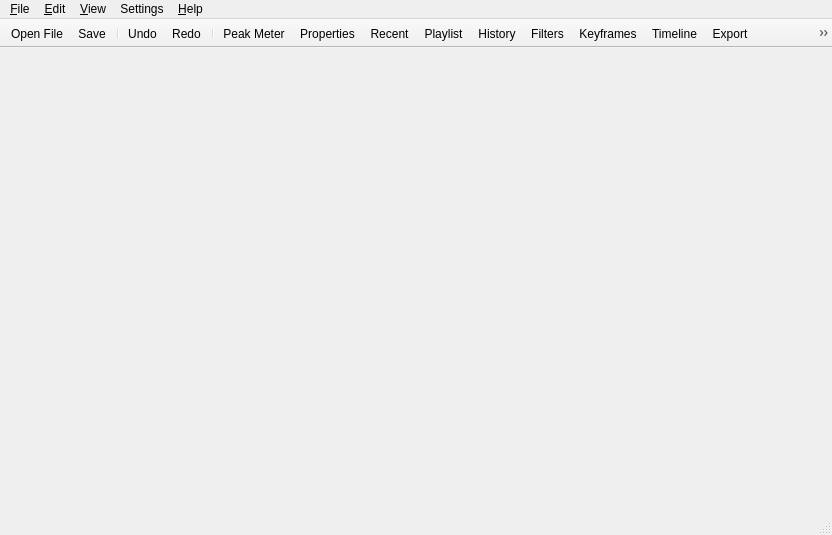
<?xml version="1.0" encoding="UTF-8"?>
<ui version="4.0">
 <class>MainWindow</class>
 <widget class="QMainWindow" name="MainWindow">
  <property name="geometry">
   <rect>
    <x>0</x>
    <y>0</y>
    <width>832</width>
    <height>535</height>
   </rect>
  </property>
  <property name="windowTitle">
   <string>Shotcut</string>
  </property>
  <property name="windowIcon">
   <iconset resource="../icons/resources.qrc">
    <normaloff>:/icons/shotcut-logo-64.png</normaloff>:/icons/shotcut-logo-64.png</iconset>
  </property>
  <widget class="QWidget" name="centralWidget">
   <layout class="QHBoxLayout" name="horizontalLayout">
    <property name="leftMargin">
     <number>0</number>
    </property>
    <property name="topMargin">
     <number>4</number>
    </property>
    <property name="rightMargin">
     <number>0</number>
    </property>
    <property name="bottomMargin">
     <number>0</number>
    </property>
   </layout>
  </widget>
  <widget class="QMenuBar" name="menuBar">
   <property name="geometry">
    <rect>
     <x>0</x>
     <y>0</y>
     <width>832</width>
     <height>21</height>
    </rect>
   </property>
   <widget class="QMenu" name="menuFile">
    <property name="title">
     <string>&amp;File</string>
    </property>
    <addaction name="actionNew"/>
    <addaction name="actionOpen"/>
    <addaction name="actionOpenOther"/>
    <addaction name="actionOpenXML"/>
    <addaction name="separator"/>
    <addaction name="actionSave"/>
    <addaction name="actionSave_As"/>
    <addaction name="actionExportVideo"/>
    <addaction name="actionExportFrame"/>
    <addaction name="actionExportEDL"/>
    <addaction name="separator"/>
    <addaction name="actionClose"/>
    <addaction name="separator"/>
    <addaction name="actionExit"/>
   </widget>
   <widget class="QMenu" name="menuView">
    <property name="title">
     <string>&amp;View</string>
    </property>
    <addaction name="actionEnter_Full_Screen"/>
    <addaction name="actionRestoreLayout"/>
    <addaction name="actionShowTitleBars"/>
    <addaction name="actionShowToolbar"/>
    <addaction name="separator"/>
   </widget>
   <widget class="QMenu" name="menuEdit">
    <property name="title">
     <string>&amp;Edit</string>
    </property>
    <addaction name="actionCut"/>
    <addaction name="actionCopy"/>
    <addaction name="actionPaste"/>
   </widget>
   <widget class="QMenu" name="menuHelp">
    <property name="title">
     <string>&amp;Help</string>
    </property>
    <addaction name="actionUpgrade"/>
    <addaction name="actionFAQ"/>
    <addaction name="actionTutorials"/>
    <addaction name="actionForum"/>
    <addaction name="separator"/>
    <addaction name="actionAbout_Shotcut"/>
    <addaction name="actionAbout_Qt"/>
   </widget>
   <widget class="QMenu" name="menuSettings">
    <property name="title">
     <string>Settings</string>
    </property>
    <widget class="QMenu" name="menuAudioChannels">
     <property name="title">
      <string>Audio Channels</string>
     </property>
     <addaction name="actionChannels1"/>
     <addaction name="actionChannels2"/>
     <addaction name="actionChannels6"/>
    </widget>
    <widget class="QMenu" name="menuDeinterlacer">
     <property name="title">
      <string>Deinterlacer</string>
     </property>
     <addaction name="actionOneField"/>
     <addaction name="actionLinearBlend"/>
     <addaction name="actionYadifTemporal"/>
     <addaction name="actionYadifSpatial"/>
    </widget>
    <widget class="QMenu" name="menuInterpolation">
     <property name="title">
      <string>Interpolation</string>
     </property>
     <addaction name="actionNearest"/>
     <addaction name="actionBilinear"/>
     <addaction name="actionBicubic"/>
     <addaction name="actionHyper"/>
    </widget>
    <widget class="QMenu" name="menuProfile">
     <property name="title">
      <string>Video Mode</string>
     </property>
     <addaction name="actionProfileAutomatic"/>
    </widget>
    <widget class="QMenu" name="menuExternal">
     <property name="title">
      <string>External Monitor</string>
     </property>
     <addaction name="actionExternalNone"/>
    </widget>
    <widget class="QMenu" name="menuLanguage">
     <property name="title">
      <string>Language</string>
     </property>
    </widget>
    <widget class="QMenu" name="menuTheme">
     <property name="title">
      <string>Theme</string>
     </property>
     <addaction name="actionSystemTheme"/>
     <addaction name="actionFusionDark"/>
     <addaction name="actionFusionLight"/>
    </widget>
    <widget class="QMenu" name="menuGamma">
     <property name="title">
      <string>Gamma</string>
     </property>
     <addaction name="actionGammaSRGB"/>
     <addaction name="actionGammaRec709"/>
    </widget>
    <widget class="QMenu" name="menuDrawingMethod">
     <property name="title">
      <string>Display Method</string>
     </property>
     <addaction name="actionDrawingAutomatic"/>
     <addaction name="actionDrawingOpenGL"/>
     <addaction name="actionDrawingDirectX"/>
     <addaction name="actionDrawingSoftware"/>
    </widget>
    <widget class="QMenu" name="menuData_Directory">
     <property name="title">
      <string>App Data Directory</string>
     </property>
     <addaction name="actionAppDataSet"/>
     <addaction name="actionAppDataShow"/>
    </widget>
    <addaction name="actionProject"/>
    <addaction name="actionGPU"/>
    <addaction name="menuProfile"/>
    <addaction name="menuAudioChannels"/>
    <addaction name="separator"/>
    <addaction name="actionPlayer"/>
    <addaction name="actionScrubAudio"/>
    <addaction name="actionJack"/>
    <addaction name="actionRealtime"/>
    <addaction name="actionProgressive"/>
    <addaction name="menuDeinterlacer"/>
    <addaction name="menuInterpolation"/>
    <addaction name="menuExternal"/>
    <addaction name="menuGamma"/>
    <addaction name="separator"/>
    <addaction name="actionUser_Interface"/>
    <addaction name="menuLanguage"/>
    <addaction name="menuTheme"/>
    <addaction name="menuDrawingMethod"/>
    <addaction name="menuData_Directory"/>
   </widget>
   <addaction name="menuFile"/>
   <addaction name="menuEdit"/>
   <addaction name="menuView"/>
   <addaction name="menuSettings"/>
   <addaction name="menuHelp"/>
  </widget>
  <widget class="QToolBar" name="mainToolBar">
   <property name="windowTitle">
    <string>Toolbar</string>
   </property>
   <property name="movable">
    <bool>false</bool>
   </property>
   <property name="iconSize">
    <size>
     <width>16</width>
     <height>16</height>
    </size>
   </property>
   <property name="toolButtonStyle">
    <enum>Qt::ToolButtonFollowStyle</enum>
   </property>
   <property name="floatable">
    <bool>false</bool>
   </property>
   <property name="Movable" stdset="0">
    <bool>false</bool>
   </property>
   <attribute name="toolBarArea">
    <enum>TopToolBarArea</enum>
   </attribute>
   <attribute name="toolBarBreak">
    <bool>false</bool>
   </attribute>
   <addaction name="actionOpen"/>
   <addaction name="actionSave"/>
   <addaction name="separator"/>
   <addaction name="actionUndo"/>
   <addaction name="actionRedo"/>
   <addaction name="separator"/>
   <addaction name="actionAudioMeter"/>
   <addaction name="actionProperties"/>
   <addaction name="actionRecent"/>
   <addaction name="actionPlaylist"/>
   <addaction name="actionHistory"/>
   <addaction name="actionFilters"/>
   <addaction name="actionKeyframes"/>
   <addaction name="actionTimeline"/>
   <addaction name="actionEncode"/>
   <addaction name="actionFullscreen"/>
   <addaction name="separator"/>
   <addaction name="actionSensors"/>
  </widget>
  <widget class="QStatusBar" name="statusBar"/>
  <action name="actionOpen">
   <property name="icon">
    <iconset theme="document-open" resource="../icons/resources.qrc">
     <normaloff>:/icons/oxygen/32x32/actions/document-open.png</normaloff>:/icons/oxygen/32x32/actions/document-open.png</iconset>
   </property>
   <property name="text">
    <string>&amp;Open File...</string>
   </property>
   <property name="toolTip">
    <string>Open a video, audio or image file</string>
   </property>
   <property name="shortcut">
    <string>Ctrl+O</string>
   </property>
   <property name="iconVisibleInMenu">
    <bool>false</bool>
   </property>
  </action>
  <action name="actionExit">
   <property name="text">
    <string>E&amp;xit</string>
   </property>
   <property name="toolTip">
    <string>Quit the application</string>
   </property>
   <property name="shortcut">
    <string>Ctrl+Q</string>
   </property>
  </action>
  <action name="actionAbout_Shotcut">
   <property name="text">
    <string>&amp;About Shotcut</string>
   </property>
   <property name="menuRole">
    <enum>QAction::AboutRole</enum>
   </property>
  </action>
  <action name="actionAbout_Qt">
   <property name="text">
    <string>About Qt</string>
   </property>
   <property name="menuRole">
    <enum>QAction::AboutQtRole</enum>
   </property>
  </action>
  <action name="actionOpenOther">
   <property name="text">
    <string>Open Other...</string>
   </property>
   <property name="toolTip">
    <string>Open a device, stream or generator</string>
   </property>
   <property name="shortcut">
    <string>Ctrl+Shift+O</string>
   </property>
   <property name="iconVisibleInMenu">
    <bool>false</bool>
   </property>
  </action>
  <action name="actionSave">
   <property name="icon">
    <iconset theme="document-save" resource="../icons/resources.qrc">
     <normaloff>:/icons/oxygen/32x32/actions/document-save.png</normaloff>:/icons/oxygen/32x32/actions/document-save.png</iconset>
   </property>
   <property name="text">
    <string>&amp;Save</string>
   </property>
   <property name="toolTip">
    <string>Save project as a MLT XML file</string>
   </property>
   <property name="shortcut">
    <string>Ctrl+S</string>
   </property>
   <property name="iconVisibleInMenu">
    <bool>false</bool>
   </property>
  </action>
  <action name="actionSave_As">
   <property name="text">
    <string>Save &amp;As...</string>
   </property>
   <property name="toolTip">
    <string>Save project to a different MLT XML file</string>
   </property>
   <property name="shortcut">
    <string>Ctrl+Shift+S</string>
   </property>
  </action>
  <action name="actionEncode">
   <property name="icon">
    <iconset theme="media-record" resource="../icons/resources.qrc">
     <normaloff>:/icons/oxygen/32x32/actions/media-record.png</normaloff>:/icons/oxygen/32x32/actions/media-record.png</iconset>
   </property>
   <property name="text">
    <string>Export</string>
   </property>
   <property name="toolTip">
    <string>Show the Export panel</string>
   </property>
  </action>
  <action name="actionUndo">
   <property name="icon">
    <iconset theme="edit-undo" resource="../icons/resources.qrc">
     <normaloff>:/icons/oxygen/32x32/actions/edit-undo.png</normaloff>:/icons/oxygen/32x32/actions/edit-undo.png</iconset>
   </property>
   <property name="text">
    <string>&amp;Undo</string>
   </property>
  </action>
  <action name="actionRedo">
   <property name="icon">
    <iconset theme="edit-redo" resource="../icons/resources.qrc">
     <normaloff>:/icons/oxygen/32x32/actions/edit-redo.png</normaloff>:/icons/oxygen/32x32/actions/edit-redo.png</iconset>
   </property>
   <property name="text">
    <string>&amp;Redo</string>
   </property>
  </action>
  <action name="actionForum">
   <property name="text">
    <string>Forum...</string>
   </property>
  </action>
  <action name="actionFAQ">
   <property name="text">
    <string>FAQ...</string>
   </property>
  </action>
  <action name="actionEnter_Full_Screen">
   <property name="icon">
    <iconset theme="view-fullscreen" resource="../icons/resources.qrc">
     <normaloff>:/icons/oxygen/32x32/actions/view-fullscreen.png</normaloff>:/icons/oxygen/32x32/actions/view-fullscreen.png</iconset>
   </property>
   <property name="text">
    <string>Enter Full Screen</string>
   </property>
   <property name="shortcut">
    <string>Ctrl+Shift+F</string>
   </property>
  </action>
  <action name="actionAudioMeter">
   <property name="icon">
    <iconset theme="audio-meter" resource="../icons/resources.qrc">
     <normaloff>:/icons/light/32x32/audio-meter.png</normaloff>:/icons/light/32x32/audio-meter.png</iconset>
   </property>
   <property name="text">
    <string>Peak Meter</string>
   </property>
   <property name="toolTip">
    <string>Show or hide the audio peak meter</string>
   </property>
  </action>
  <action name="actionProperties">
   <property name="icon">
    <iconset theme="dialog-information" resource="../icons/resources.qrc">
     <normaloff>:/icons/oxygen/32x32/status/dialog-information.png</normaloff>:/icons/oxygen/32x32/status/dialog-information.png</iconset>
   </property>
   <property name="text">
    <string>Properties</string>
   </property>
  </action>
  <action name="actionRecent">
   <property name="icon">
    <iconset theme="document-open-recent" resource="../icons/resources.qrc">
     <normaloff>:/icons/oxygen/32x32/actions/document-open-recent.png</normaloff>:/icons/oxygen/32x32/actions/document-open-recent.png</iconset>
   </property>
   <property name="text">
    <string>Recent</string>
   </property>
  </action>
  <action name="actionPlaylist">
   <property name="icon">
    <iconset theme="view-media-playlist" resource="../icons/resources.qrc">
     <normaloff>:/icons/oxygen/32x32/actions/view-media-playlist.png</normaloff>:/icons/oxygen/32x32/actions/view-media-playlist.png</iconset>
   </property>
   <property name="text">
    <string>Playlist</string>
   </property>
  </action>
  <action name="actionHistory">
   <property name="icon">
    <iconset theme="view-history" resource="../icons/resources.qrc">
     <normaloff>:/icons/oxygen/32x32/actions/view-history.png</normaloff>:/icons/oxygen/32x32/actions/view-history.png</iconset>
   </property>
   <property name="text">
    <string>History</string>
   </property>
  </action>
  <action name="actionFullscreen">
   <property name="icon">
    <iconset theme="view-fullscreen" resource="../icons/resources.qrc">
     <normaloff>:/icons/oxygen/32x32/actions/view-fullscreen.png</normaloff>:/icons/oxygen/32x32/actions/view-fullscreen.png</iconset>
   </property>
   <property name="text">
    <string>Full Screen</string>
   </property>
  </action>
  <action name="actionRealtime">
   <property name="checkable">
    <bool>true</bool>
   </property>
   <property name="checked">
    <bool>true</bool>
   </property>
   <property name="text">
    <string>Realtime (frame dropping)</string>
   </property>
  </action>
  <action name="actionProgressive">
   <property name="checkable">
    <bool>true</bool>
   </property>
   <property name="checked">
    <bool>true</bool>
   </property>
   <property name="text">
    <string>Progressive</string>
   </property>
  </action>
  <action name="actionGPU">
   <property name="checkable">
    <bool>true</bool>
   </property>
   <property name="text">
    <string>GPU Processing (experimental)</string>
   </property>
  </action>
  <action name="actionChannels1">
   <property name="checkable">
    <bool>true</bool>
   </property>
   <property name="text">
    <string>1 (mono)</string>
   </property>
  </action>
  <action name="actionChannels2">
   <property name="checkable">
    <bool>true</bool>
   </property>
   <property name="text">
    <string>2 (stereo)</string>
   </property>
  </action>
  <action name="actionChannels6">
   <property name="checkable">
    <bool>true</bool>
   </property>
   <property name="text">
    <string>6 (5.1)</string>
   </property>
  </action>
  <action name="actionOneField">
   <property name="checkable">
    <bool>true</bool>
   </property>
   <property name="checked">
    <bool>true</bool>
   </property>
   <property name="text">
    <string>One Field (fast)</string>
   </property>
  </action>
  <action name="actionLinearBlend">
   <property name="checkable">
    <bool>true</bool>
   </property>
   <property name="text">
    <string>Linear Blend (fast)</string>
   </property>
  </action>
  <action name="actionYadifTemporal">
   <property name="checkable">
    <bool>true</bool>
   </property>
   <property name="text">
    <string>YADIF - temporal only (good)</string>
   </property>
  </action>
  <action name="actionYadifSpatial">
   <property name="checkable">
    <bool>true</bool>
   </property>
   <property name="text">
    <string>YADIF - temporal + spatial (best)</string>
   </property>
  </action>
  <action name="actionNearest">
   <property name="checkable">
    <bool>true</bool>
   </property>
   <property name="checked">
    <bool>true</bool>
   </property>
   <property name="text">
    <string>Nearest Neighbor (fast)</string>
   </property>
  </action>
  <action name="actionBilinear">
   <property name="checkable">
    <bool>true</bool>
   </property>
   <property name="text">
    <string>Bilinear (good)</string>
   </property>
  </action>
  <action name="actionBicubic">
   <property name="checkable">
    <bool>true</bool>
   </property>
   <property name="text">
    <string>Bicubic (better)</string>
   </property>
  </action>
  <action name="actionHyper">
   <property name="checkable">
    <bool>true</bool>
   </property>
   <property name="text">
    <string>Hyper/Lanczos (best)</string>
   </property>
  </action>
  <action name="actionProfileAutomatic">
   <property name="checkable">
    <bool>true</bool>
   </property>
   <property name="checked">
    <bool>true</bool>
   </property>
   <property name="text">
    <string>Automatic</string>
   </property>
  </action>
  <action name="actionExternalNone">
   <property name="checkable">
    <bool>true</bool>
   </property>
   <property name="checked">
    <bool>true</bool>
   </property>
   <property name="text">
    <string>None</string>
   </property>
  </action>
  <action name="actionJack">
   <property name="checkable">
    <bool>true</bool>
   </property>
   <property name="text">
    <string>Use JACK Audio</string>
   </property>
  </action>
  <action name="actionFilters">
   <property name="icon">
    <iconset theme="view-filter" resource="../icons/resources.qrc">
     <normaloff>:/icons/oxygen/32x32/actions/view-filter.png</normaloff>:/icons/oxygen/32x32/actions/view-filter.png</iconset>
   </property>
   <property name="text">
    <string>Filters</string>
   </property>
   <property name="toolTip">
    <string>Modify the video image or audio</string>
   </property>
  </action>
  <action name="actionAddCustomProfile">
   <property name="text">
    <string>Add...</string>
   </property>
  </action>
  <action name="actionSystemTheme">
   <property name="checkable">
    <bool>true</bool>
   </property>
   <property name="text">
    <string>System</string>
   </property>
   <property name="toolTip">
    <string>Use the user or platform style, colors, and icons.</string>
   </property>
  </action>
  <action name="actionFusionDark">
   <property name="checkable">
    <bool>true</bool>
   </property>
   <property name="text">
    <string>Fusion Dark</string>
   </property>
  </action>
  <action name="actionFusionLight">
   <property name="checkable">
    <bool>true</bool>
   </property>
   <property name="text">
    <string>Fusion Light</string>
   </property>
  </action>
  <action name="actionTutorials">
   <property name="text">
    <string>Tutorials...</string>
   </property>
  </action>
  <action name="actionTimeline">
   <property name="icon">
    <iconset theme="view-time-schedule" resource="../icons/resources.qrc">
     <normaloff>:/icons/oxygen/32x32/actions/view-time-schedule.png</normaloff>:/icons/oxygen/32x32/actions/view-time-schedule.png</iconset>
   </property>
   <property name="text">
    <string>Timeline</string>
   </property>
  </action>
  <action name="actionRestoreLayout">
   <property name="text">
    <string>Restore Default Layout</string>
   </property>
   <property name="toolTip">
    <string>Restore Default Layout</string>
   </property>
  </action>
  <action name="actionShowTitleBars">
   <property name="checkable">
    <bool>true</bool>
   </property>
   <property name="text">
    <string>Show Title Bars</string>
   </property>
  </action>
  <action name="actionShowToolbar">
   <property name="checkable">
    <bool>true</bool>
   </property>
   <property name="text">
    <string>Show Toolbar</string>
   </property>
  </action>
  <action name="actionUpgrade">
   <property name="text">
    <string>Upgrade...</string>
   </property>
  </action>
  <action name="actionOpenXML">
   <property name="text">
    <string>Open MLT XML As Clip...</string>
   </property>
   <property name="toolTip">
    <string>Open a MLT XML project file as a virtual clip</string>
   </property>
  </action>
  <action name="actionGammaSRGB">
   <property name="checkable">
    <bool>true</bool>
   </property>
   <property name="checked">
    <bool>true</bool>
   </property>
   <property name="text">
    <string>sRGB (computer)</string>
   </property>
  </action>
  <action name="actionGammaRec709">
   <property name="checkable">
    <bool>true</bool>
   </property>
   <property name="text">
    <string>Rec. 709 (TV)</string>
   </property>
  </action>
  <action name="actionScrubAudio">
   <property name="checkable">
    <bool>true</bool>
   </property>
   <property name="text">
    <string>Scrub Audio</string>
   </property>
  </action>
  <action name="actionDrawingAutomatic">
   <property name="checkable">
    <bool>true</bool>
   </property>
   <property name="checked">
    <bool>true</bool>
   </property>
   <property name="text">
    <string>Automatic</string>
   </property>
  </action>
  <action name="actionDrawingOpenGL">
   <property name="checkable">
    <bool>true</bool>
   </property>
   <property name="text">
    <string notr="true">OpenGL</string>
   </property>
  </action>
  <action name="actionDrawingDirectX">
   <property name="checkable">
    <bool>true</bool>
   </property>
   <property name="text">
    <string notr="true">DirectX (ANGLE)</string>
   </property>
  </action>
  <action name="actionDrawingSoftware">
   <property name="checkable">
    <bool>true</bool>
   </property>
   <property name="text">
    <string extracomment="Do not translate &quot;Mesa&quot;">Software (Mesa)</string>
   </property>
  </action>
  <action name="actionApplicationLog">
   <property name="text">
    <string>Application Log...</string>
   </property>
  </action>
  <action name="actionProject">
   <property name="enabled">
    <bool>false</bool>
   </property>
   <property name="text">
    <string>Project</string>
   </property>
  </action>
  <action name="actionPlayer">
   <property name="enabled">
    <bool>false</bool>
   </property>
   <property name="text">
    <string>Player</string>
   </property>
  </action>
  <action name="actionUser_Interface">
   <property name="enabled">
    <bool>false</bool>
   </property>
   <property name="text">
    <string>User Interface</string>
   </property>
  </action>
  <action name="actionClose">
   <property name="icon">
    <iconset theme="window-close">
     <normaloff>.</normaloff>.</iconset>
   </property>
   <property name="text">
    <string>Close</string>
   </property>
   <property name="shortcut">
    <string>Ctrl+W</string>
   </property>
   <property name="iconVisibleInMenu">
    <bool>false</bool>
   </property>
  </action>
  <action name="actionCut">
   <property name="enabled">
    <bool>false</bool>
   </property>
   <property name="icon">
    <iconset theme="edit-cut" resource="../icons/resources.qrc">
     <normaloff>:/icons/oxygen/32x32/actions/edit-cut.png</normaloff>:/icons/oxygen/32x32/actions/edit-cut.png</iconset>
   </property>
   <property name="text">
    <string>Cu&amp;t</string>
   </property>
   <property name="shortcut">
    <string>Ctrl+X</string>
   </property>
  </action>
  <action name="actionCopy">
   <property name="enabled">
    <bool>false</bool>
   </property>
   <property name="icon">
    <iconset theme="edit-copy" resource="../icons/resources.qrc">
     <normaloff>:/icons/oxygen/32x32/actions/edit-copy.png</normaloff>:/icons/oxygen/32x32/actions/edit-copy.png</iconset>
   </property>
   <property name="text">
    <string>&amp;Copy</string>
   </property>
   <property name="shortcut">
    <string>Ctrl+C</string>
   </property>
  </action>
  <action name="actionPaste">
   <property name="enabled">
    <bool>false</bool>
   </property>
   <property name="icon">
    <iconset theme="edit-paste" resource="../icons/resources.qrc">
     <normaloff>:/icons/oxygen/32x32/actions/edit-paste.png</normaloff>:/icons/oxygen/32x32/actions/edit-paste.png</iconset>
   </property>
   <property name="text">
    <string>&amp;Paste</string>
   </property>
   <property name="shortcut">
    <string>Ctrl+V</string>
   </property>
  </action>
  <action name="actionExportEDL">
   <property name="text">
    <string>Export EDL...</string>
   </property>
  </action>
  <action name="actionExportFrame">
   <property name="text">
    <string>Export Frame...</string>
   </property>
  </action>
  <action name="actionExportVideo">
   <property name="text">
    <string>Export Video...</string>
   </property>
  </action>
  <action name="actionAppDataSet">
   <property name="text">
    <string>Set...</string>
   </property>
  </action>
  <action name="actionAppDataShow">
   <property name="text">
    <string>Show...</string>
   </property>
   <property name="toolTip">
    <string>Show</string>
   </property>
  </action>
  <action name="actionKeyframes">
   <property name="icon">
    <iconset theme="chronometer" resource="../icons/resources.qrc">
     <normaloff>:/icons/oxygen/32x32/actions/chronometer.png</normaloff>:/icons/oxygen/32x32/actions/chronometer.png</iconset>
   </property>
   <property name="text">
    <string>Keyframes</string>
   </property>
   <property name="toolTip">
    <string>Keyframes</string>
   </property>
  </action>
  <action name="actionNew">
   <property name="text">
    <string>New</string>
   </property>
   <property name="shortcut">
    <string>Ctrl+N</string>
   </property>
  </action>
  <action name="actionSensors">
   <property name="icon">
    <iconset resource="../icons/resources.qrc">
     <normaloff>:/icons/light/32x32/view-media-playlist.png</normaloff>:/icons/light/32x32/view-media-playlist.png</iconset>
   </property>
   <property name="text">
    <string>Sensors</string>
   </property>
  </action>
 </widget>
 <layoutdefault spacing="6" margin="11"/>
 <resources>
  <include location="../icons/resources.qrc"/>
 </resources>
 <connections>
  <connection>
   <sender>actionExit</sender>
   <signal>triggered()</signal>
   <receiver>MainWindow</receiver>
   <slot>close()</slot>
   <hints>
    <hint type="sourcelabel">
     <x>-1</x>
     <y>-1</y>
    </hint>
    <hint type="destinationlabel">
     <x>199</x>
     <y>149</y>
    </hint>
   </hints>
  </connection>
 </connections>
</ui>
